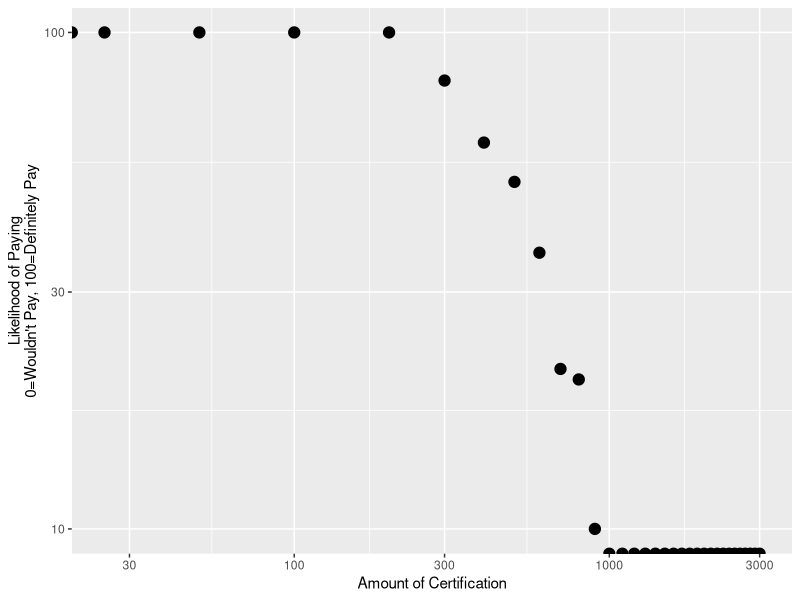

Source code (R): (Note: this script raises an error after producing the figure.)
## ---- chunk 1
install.packages('knitr', dependencies = TRUE)
## ---- chunk 2
knitr::opts_chunk$set(echo = TRUE)
## ---- chunk 3
## Install packages we'll need
library(tidyverse)
library(ggplot2)
library(plyr)
library(dplyr)
## ---- chunk 4
## Set the working drive and read in the data. 
setwd("/Users/davidjcox/Dropbox/Projects/CurrentProjectManuscripts/Empirical/PersonalFun/Demand for Certification/")
raw_data <- read.csv('Raw_Data.csv')
df <- cbind(raw_data)
df
## ---- chunk 5
##Print list of columns 
colnames(df)
## ---- chunk 6
## Fill all NAs for likelihood responses with 0
## "Likelihood of paying X_amount" columns
slice <- df[,18:50]
slice[is.na(slice)] <- 0
df[,18:50] <- slice

## Hours accrue cols
slice <- df[,52:84]
slice[is.na(slice)] <- 0
df[,52:84] <- slice
## ---- chunk 7
## Print unique values per column
sapply(df, function(x) unique(x))
## ---- chunk 8
amounts = c(0, 25, 50, 100, 200, 300, 400, 500, 600, 700, 800, 900, 1000, 1100, 1200, 1300, 1400, 1500, 1600, 1700, 1800, 1900, 2000, 2100, 2200, 2300, 2400, 2500, 2600, 2700, 2800, 2900, 3000)
slice <- df[,18:50]
med_vals <- c(apply(slice, 2, median))
demand <- data.frame(amounts, med_vals)
names(demand) <- c('Amount', 'Likelihood')
demand
## ---- chunk 9
ggplot(data=demand, aes(x=amounts, y=Likelihood)) +
  geom_point(size=3.5) +
  ## Data
  scale_x_continuous(trans='log10') +
  scale_y_continuous(trans='log10') +
  ## Make it look good
  labs(x="Amount of Certification", y="Likelihood of Paying\n0=Wouldn't Pay, 100=Definitely Pay")
## ---- chunk 10
# Define demand model
x <- seq(1, 3000, 91)
y <- demand$Likelihood
model <- nls(y~q*10^(2*(exp(-a*q*x)-1)), start=list(q=100, a=0.5))
# Get estimated goodness of fit
cor(y, predict(model))
